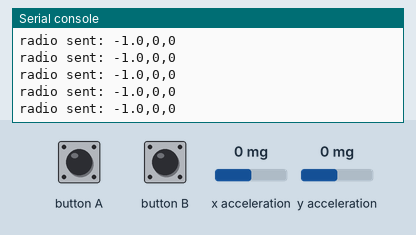
The program below on a simulated BBC micro:bit running MicroPython. Shown: the last lines printed to the serial console. The test bench sets the inputs (shaded band); at power-on: x acceleration 0 mg, y acceleration 0 mg. No radio messages arrive unless stated (any console line starting 'radio sent:' is added by the test bench).

Above: at 1.2 s.
1.3 s: x acceleration set to -1440 mg
At 2.1 s:
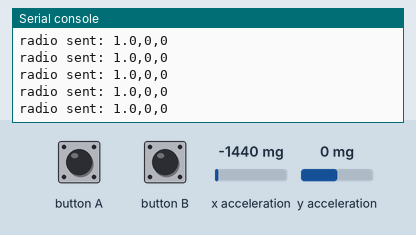
2.8 s: button A pressed for 0.15 s
4.4 s: button B pressed for 0.15 s
6.0 s: y acceleration set to -1440 mg
At 6.6 s:
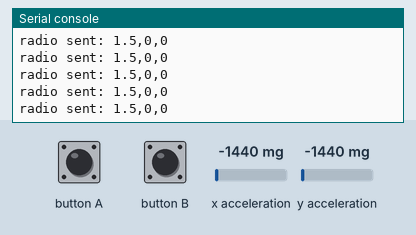
7.5 s: button A pressed for 1 s
At 8.1 s:
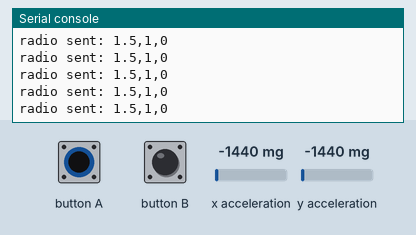
10.0 s: button B pressed for 1 s
At 10.7 s:
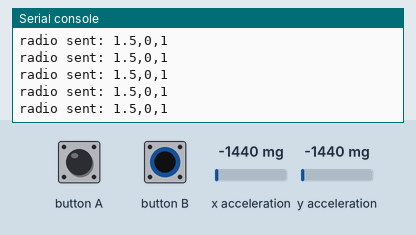
Timing chart, 0 to 13.0 s (numbered marks = the images above; inputs shaded):
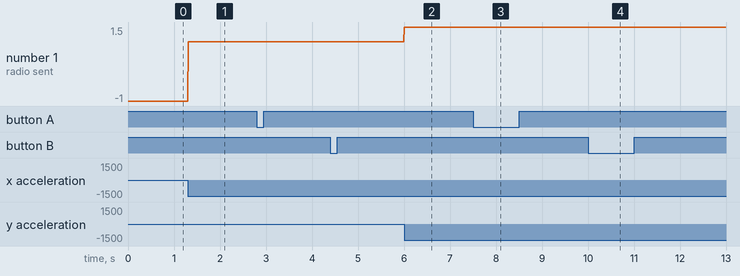

The program:

Steering_wheel_controller_07-main.py
```python
from microbit import *
from math import atan2, pi
import radio

# Configure radio
radio.on()
radio.config(group=42, channel=42, power=7)

while True:

    btn_a = int(button_a.is_pressed())
    btn_b = int(button_b.is_pressed())

    x, y = accelerometer.get_x(), accelerometer.get_y()

    angle = atan2(y, x) - 0.5 * pi

    if angle < -pi:
        angle += 2 * pi
    elif angle > pi:
        angle -= 2 * pi

    angle = round(angle / (0.5 * pi), 2)

    message = "{},{},{}".format(angle, btn_a, btn_b)

    radio.send(message)
    # print(message)

    sleep(10)
```

Measured:
- after the input at 1.3 s, the serial console: prints a new line at once (image 1)
- after the input at 6.0 s, the serial console: prints a new line at once (image 2)
- after the input at 7.5 s, the serial console: prints a new line at once (image 3)
- after the input at 10.0 s, the serial console: prints a new line at once (image 4)
- plotted number 1: -1 → 1 after the input at 1.3 s, 1 → 1.5 after the input at 6.0 s
